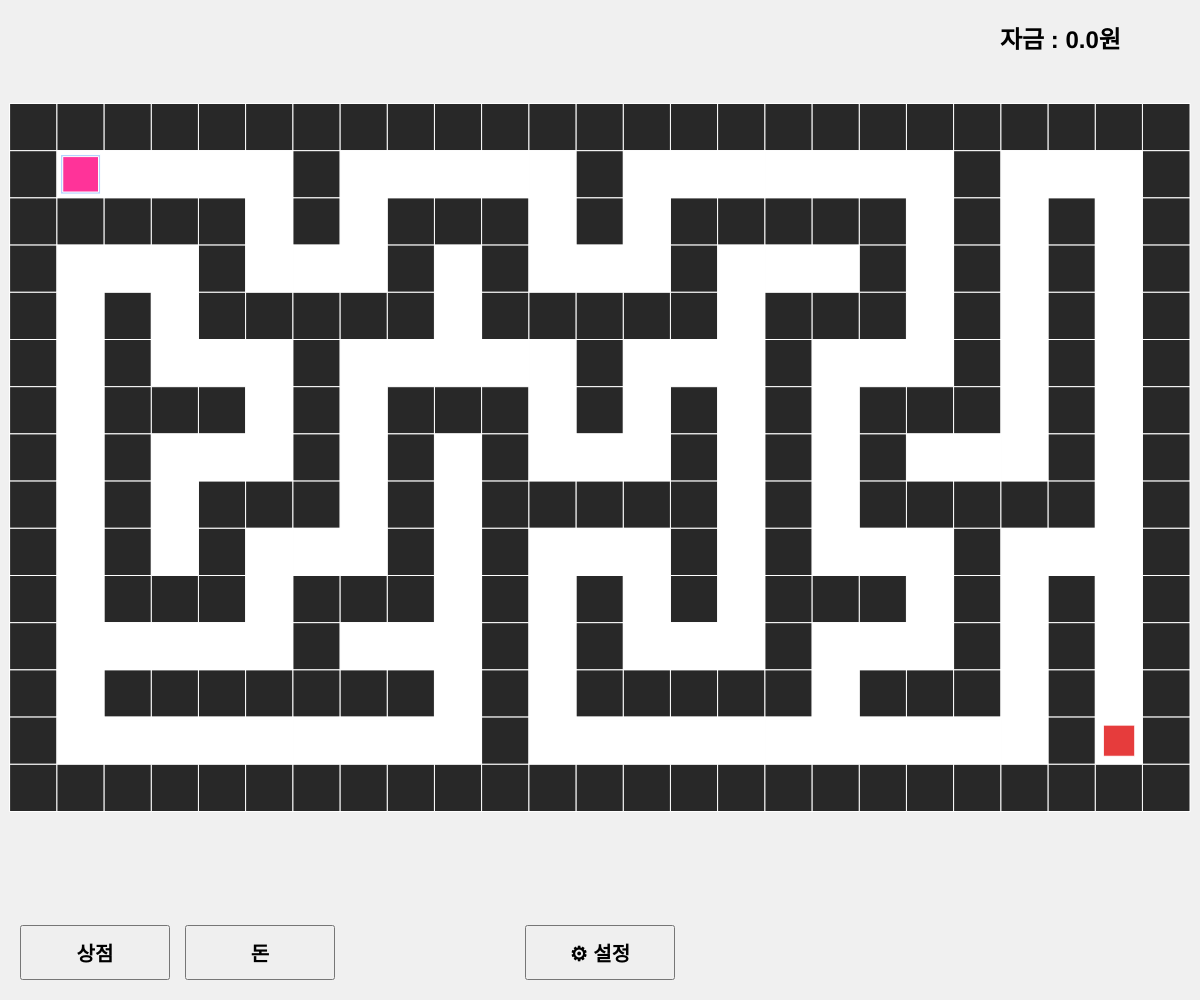
Frame 1 (no input)
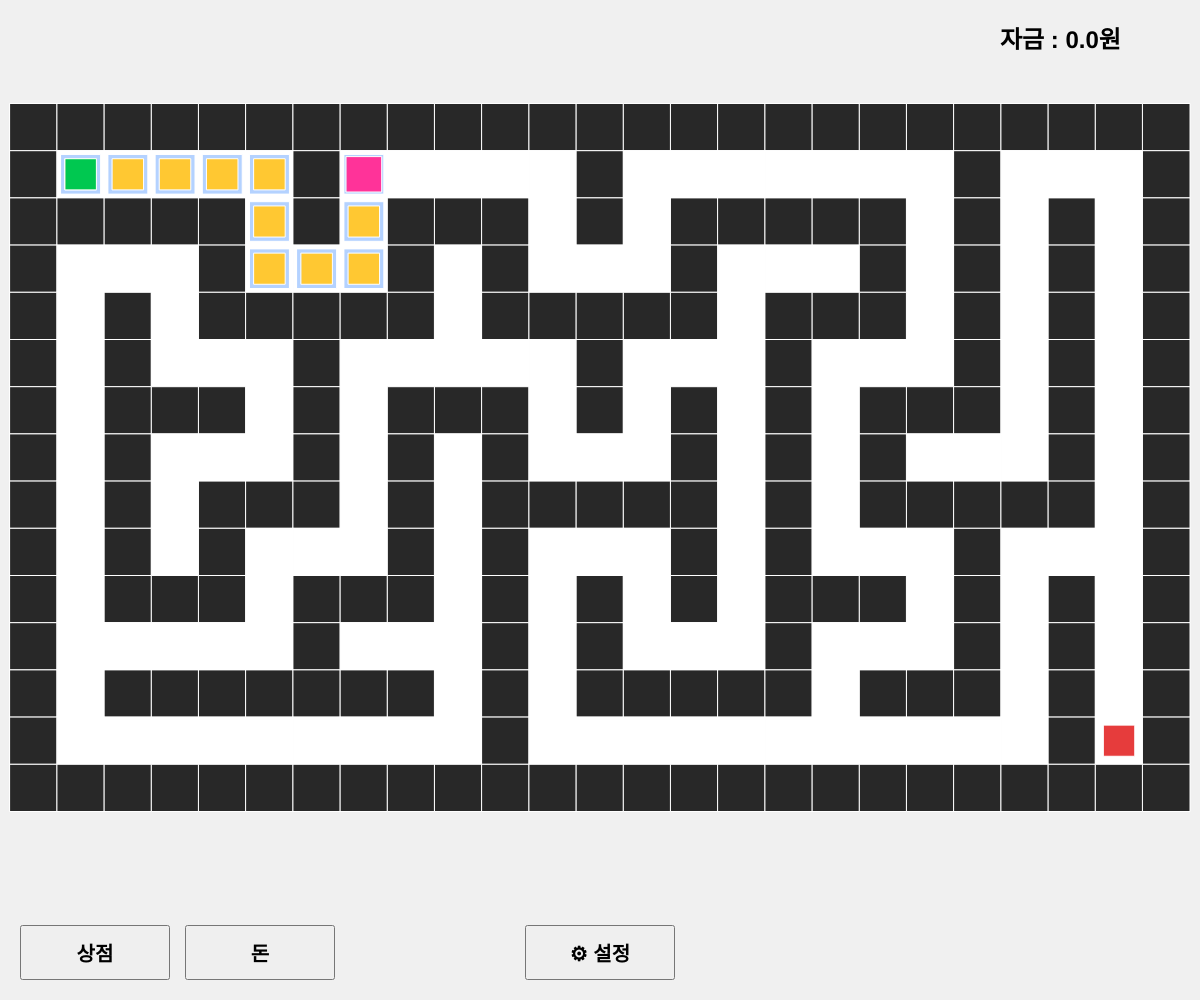
Frame 60 (no input)
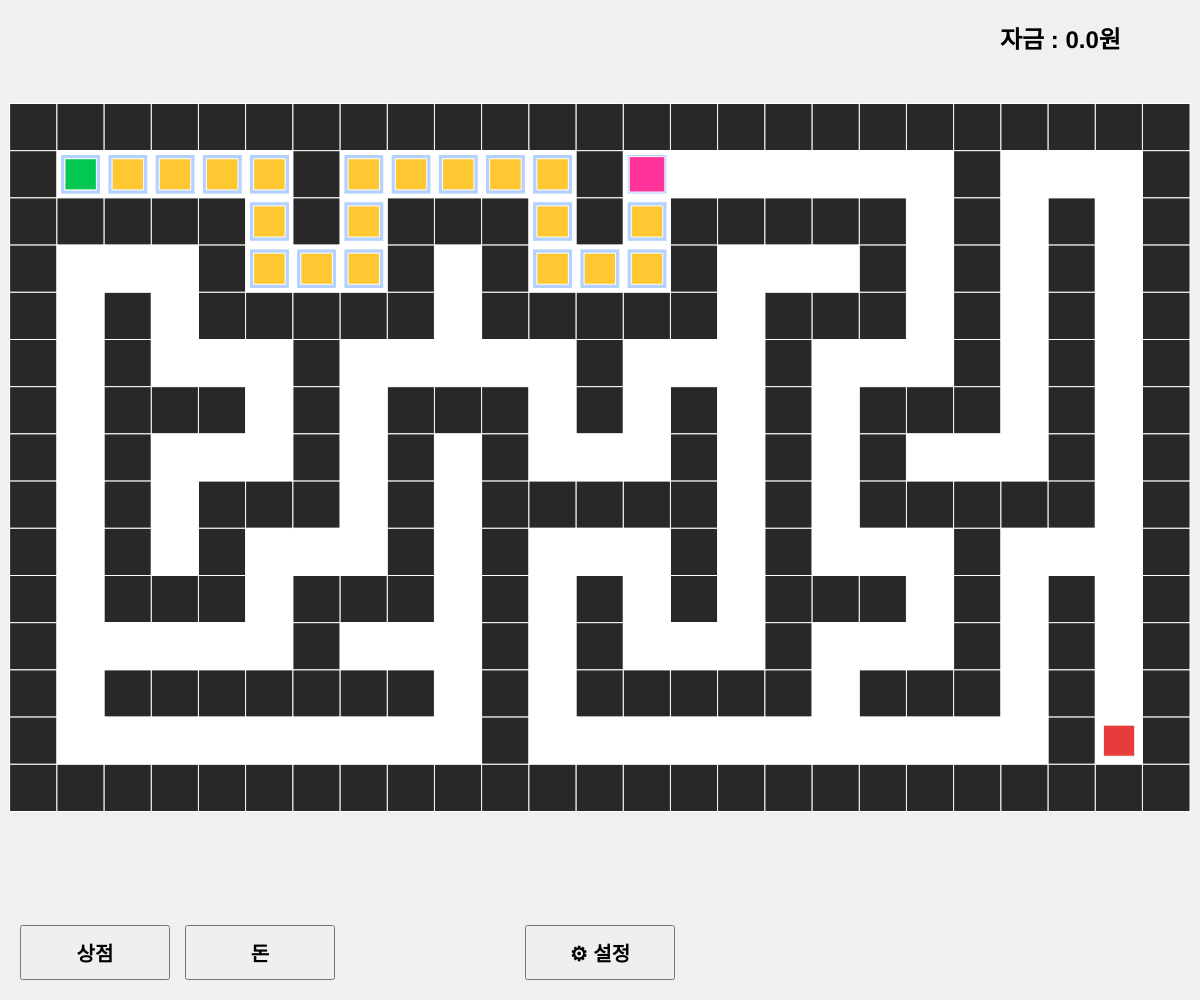
Frame 120 (the mouse pressed at the canvas centre since frame 60)

The p5.js sketch that drew these frames (run headless with seeded random() and noise() and a simulated clock; from frame 60 on, the mouse is pressed at the canvas centre):

// p5.js sketch
// ── sketch.js
const CELL_BASE = 24;

let CELL;
let mazeX = 0;
let mazeY = 0;

let btn;
let moneyBtn;
let imgBtn;

let wallColor;
let roadColor;
let vroadColor;
let pathColor;
let startColor;
let endColor;
let playerColor;
let shortestPathColor;

let rainbowMode;
let rainbowSlider;
let autoMode;

let shortestPathMode = null;
let shortestPathRow = null;
let shortestPathUnlocked = false;
let shortestPath = [];
let shortestPathIndex = 0;

let settingsPanel;
let settingsOpen = false;

let storePanel;
let storeOpen = false;

let money = 0;
let money_level = 1;
let moneyText;

let givemoney = 1;
let c_speed = 5;

let errorMessage = "";
let errorTime = 0;

let mode = "auto";

let directions = [
  [2, 0],
  [-2, 0],
  [0, 2],
  [0, -2]
];

let storeItems = [
  { name: "이동 속도", price: 50, type: 1 },
  { name: "보상 증가", price: 100, type: 2 },
  { name: "돈 버튼 강화", price: 200, type: 3 },
  { name: "최단거리 모드", price: 500, type: 4 }
];

let w = 25;
let h = 15;

let mapData = [];
let visited = [];
let path = [];

let isFinished = false;

let start = { r: 1, c: 1 };
let goal = { r: h - 2, c: w - 2 };

let lastStepTime = 0;
let lastManualStepTime = 0;

let bfsAgents = [];
let bfsSplitFlash = [];


// ========================================
// SETUP
// ========================================

function setup() {
  let canvas = createCanvas(windowWidth, windowHeight);

  canvas.style("display", "block");
  canvas.style("position", "fixed");
  canvas.style("left", "0");
  canvas.style("top", "0");
  canvas.style("width", "100vw");
  canvas.style("height", "100vh");

  document.body.style.margin = "0";
  document.body.style.padding = "0";
  document.body.style.overflow = "hidden";

  createElement(
    "style",
    `
    input[type="color"] {
      width: 40px;
      height: 28px;
      padding: 2px;
      border: 1px solid #aaa;
      border-radius: 6px;
      cursor: pointer;
    }

    input[type="range"] {
      cursor: pointer;
    }

    button {
      cursor: pointer;
    }

    input[type="checkbox"] {
      cursor: pointer;
    }

    span {
      font-family: sans-serif;
    }
    `
  );


  // ========================================
  // 자금
  // ========================================

  moneyText = createElement(
    "span",
    `자금 : ${money.toFixed(1)}원`
  );

  moneyText.style("font-size", "18px");
  moneyText.style("font-weight", "bold");
  moneyText.style("user-select", "none");


  // ========================================
  // 상점 버튼
  // ========================================

  btn = createButton("상점");

  btn.mousePressed(toggleStore);


  // ========================================
  // 돈 버튼
  // ========================================

  moneyBtn = createButton("돈");

  moneyBtn.mousePressed(() => {
    money += 0.5 * givemoney;
  });


  // ========================================
  // 설정 버튼
  // ========================================

  imgBtn = createButton("⚙ 설정");

  imgBtn.mousePressed(toggleSettings);


  createSettings();
  createStore();

  calculateCellSize();
  positionUI();

  newMap();
}


// ========================================
// 화면 크기 변경
// ========================================

function windowResized() {
  resizeCanvas(windowWidth, windowHeight);

  calculateCellSize();
  positionUI();

  if (settingsPanel) {
    positionSettingsPanel();
  }

  if (storePanel) {
    positionStorePanel();
  }
}


// ========================================
// 미로 크기 계산
// ========================================

function calculateCellSize() {
  let bottomSpace = 85;

  let availableWidth = windowWidth - 20;

  let availableHeight =
    windowHeight - bottomSpace - 20;

  CELL = min(
    availableWidth / w,
    availableHeight / h
  );

  CELL = max(CELL, 10);

  let mazeWidth = CELL * w;
  let mazeHeight = CELL * h;

  mazeX =
    (windowWidth - mazeWidth) / 2;

  mazeY =
    (availableHeight - mazeHeight) / 2 + 10;
}


// ========================================
// UI 위치
// ========================================

function positionUI() {
  const margin = 20;
  const buttonW = 150;
  const buttonH = 55;
  const gap = 15;

  // 상점 버튼
  btn.position(
    margin,
    height - buttonH - margin
  );

  btn.size(
    buttonW,
    buttonH
  );

  btn.style("font-size", "20px");
  btn.style("font-weight", "bold");


  // 돈 버튼
  moneyBtn.position(
    margin + buttonW + gap,
    height - buttonH - margin
  );

  moneyBtn.size(
    buttonW,
    buttonH
  );

  moneyBtn.style("font-size", "20px");
  moneyBtn.style("font-weight", "bold");


  // 설정 버튼
  imgBtn.position(
    width / 2 - buttonW / 2,
    height - buttonH - margin
  );

  imgBtn.size(
    buttonW,
    buttonH
  );

  imgBtn.style("font-size", "20px");
  imgBtn.style("font-weight", "bold");


  // 돈 표시
  moneyText.position(
    width - 200,
    20
  );

  moneyText.style(
    "font-size",
    "24px"
  );
}


// ========================================
// 설정창 생성
// ========================================

function createSettings() {
  settingsPanel = createDiv();

  settingsPanel.size(
    340,
    500
  );

  settingsPanel.style(
    "background",
    "white"
  );

  settingsPanel.style(
    "border",
    "2px solid #333"
  );

  settingsPanel.style(
    "border-radius",
    "12px"
  );

  settingsPanel.style(
    "padding",
    "20px"
  );

  settingsPanel.style(
    "box-sizing",
    "border-box"
  );

  settingsPanel.style(
    "box-shadow",
    "0 4px 15px rgba(0, 0, 0, 0.3)"
  );

  settingsPanel.style(
    "overflow-y",
    "auto"
  );


  let title =
    createElement(
      "h3",
      "설정"
    );

  title.parent(
    settingsPanel
  );

  title.style(
    "margin",
    "0 0 20px 0"
  );

  title.style(
    "font-size",
    "24px"
  );


  // ========================================
  // 색상
  // ========================================

  wallColor =
    createColorRow(
      "벽 색",
      "#282828"
    ).color;

  roadColor =
    createColorRow(
      "길 색",
      "#ffffff"
    ).color;

  vroadColor =
    createColorRow(
      "방문 색",
      "#b4d2ff"
    ).color;

  pathColor =
    createColorRow(
      "경로 색",
      "#ffc832"
    ).color;

  playerColor =
    createColorRow(
      "플레이어 색",
      "#ff3399"
    ).color;

  startColor =
    createColorRow(
      "출발점 색",
      "#00c850"
    ).color;

  endColor =
    createColorRow(
      "도착점 색",
      "#e63c3c"
    ).color;


  // ========================================
  // 무지개 모드
  // ========================================

  let rainbowRow = createDiv();

  rainbowRow.parent(
    settingsPanel
  );

  rainbowRow.style(
    "display",
    "flex"
  );

  rainbowRow.style(
    "align-items",
    "center"
  );

  rainbowRow.style(
    "justify-content",
    "space-between"
  );

  rainbowRow.style(
    "width",
    "100%"
  );

  rainbowRow.style(
    "margin-top",
    "15px"
  );

  rainbowRow.style(
    "padding-top",
    "10px"
  );

  rainbowRow.style(
    "border-top",
    "1px solid #ddd"
  );

  rainbowRow.style(
    "margin-bottom",
    "10px"
  );


  let rainbowText =
    createElement(
      "span",
      "무지개 모드"
    );

  rainbowText.parent(
    rainbowRow
  );


  rainbowMode =
    createCheckbox(
      "",
      false
    );

  rainbowMode.parent(
    rainbowRow
  );


  // ========================================
  // 무지개 속도
  // ========================================

  let rainbowSpeedRow =
    createDiv();

  rainbowSpeedRow.parent(
    settingsPanel
  );

  rainbowSpeedRow.style(
    "display",
    "flex"
  );

  rainbowSpeedRow.style(
    "align-items",
    "center"
  );

  rainbowSpeedRow.style(
    "justify-content",
    "space-between"
  );

  rainbowSpeedRow.style(
    "width",
    "100%"
  );

  rainbowSpeedRow.style(
    "margin-bottom",
    "15px"
  );


  let rainbowSpeedText =
    createElement(
      "span",
      "무지개 속도"
    );

  rainbowSpeedText.parent(
    rainbowSpeedRow
  );


  rainbowSlider =
    createSlider(
      0,
      100,
      50
    );

  rainbowSlider.parent(
    rainbowSpeedRow
  );

  rainbowSlider.size(120);


  // ========================================
  // 탐색 방식
  // ========================================

  let modeRow =
    createDiv();

  modeRow.parent(
    settingsPanel
  );

  modeRow.style(
    "margin-bottom",
    "15px"
  );


  let modeText =
    createElement(
      "span",
      "탐색 방식"
    );

  modeText.parent(
    modeRow
  );


  autoMode =
    createRadio();

  autoMode.parent(
    modeRow
  );

  autoMode.option(
    "auto",
    "자동 탐색"
  );

  autoMode.option(
    "manual",
    "수동 탐색"
  );

  autoMode.selected(
    "auto"
  );


  autoMode.changed(() => {
    mode =
      autoMode.value();

    lastStepTime =
      millis();

    lastManualStepTime =
      millis();
  });


  // ========================================
  // 닫기 버튼
  // ========================================

  let closeBtn =
    createButton("닫기");

  closeBtn.parent(
    settingsPanel
  );

  closeBtn.size(
    295,
    40
  );

  closeBtn.style(
    "font-size",
    "16px"
  );

  closeBtn.mousePressed(
    toggleSettings
  );


  positionSettingsPanel();

  settingsPanel.hide();
}


// ========================================
// 최단거리 설정 생성
// ========================================

function createShortestPathSetting() {
  if (shortestPathRow) {
    return;
  }


  shortestPathRow =
    createDiv();

  shortestPathRow.parent(
    settingsPanel
  );

  shortestPathRow.style(
    "display",
    "flex"
  );

  shortestPathRow.style(
    "align-items",
    "center"
  );

  shortestPathRow.style(
    "justify-content",
    "space-between"
  );

  shortestPathRow.style(
    "width",
    "100%"
  );

  shortestPathRow.style(
    "padding-top",
    "10px"
  );

  shortestPathRow.style(
    "border-top",
    "1px solid #ddd"
  );

  shortestPathRow.style(
    "margin-bottom",
    "15px"
  );


  let shortestPathText =
    createElement(
      "span",
      "최단거리 모드"
    );

  shortestPathText.parent(
    shortestPathRow
  );


  shortestPathMode =
    createCheckbox(
      "",
      false
    );

  shortestPathMode.parent(
    shortestPathRow
  );


  shortestPathMode.changed(() => {
    shortestPathIndex = 0;
    shortestPath = [];


    if (
      shortestPathMode.checked()
    ) {
      calculateShortestPath();


      if (
        mode === "auto"
      ) {
        initMaze();

        lastStepTime =
          millis();
      }
    } else {
      shortestPath = [];
      shortestPathIndex = 0;
    }
  });


  shortestPathColor =
    createColorRow(
      "최단거리 색",
      "#9b5de5"
    ).color;


  positionSettingsPanel();
}


// ========================================
// 색상 선택
// ========================================

function createColorRow(
  label,
  defaultColor
) {
  let row = createDiv();

  row.parent(
    settingsPanel
  );

  row.style(
    "display",
    "flex"
  );

  row.style(
    "align-items",
    "center"
  );

  row.style(
    "justify-content",
    "space-between"
  );

  row.style(
    "width",
    "100%"
  );

  row.style(
    "margin-bottom",
    "12px"
  );


  let t =
    createElement(
      "span",
      label
    );

  t.parent(row);

  t.style(
    "font-size",
    "16px"
  );


  let color =
    createColorPicker(
      defaultColor
    );

  color.parent(row);


  return {
    row: row,
    color: color
  };
}


// ========================================
// 설정창 위치
// ========================================

function positionSettingsPanel() {
  if (!settingsPanel) {
    return;
  }

  let panelWidth = 340;

  let panelHeight =
    shortestPathUnlocked
      ? 550
      : 500;

  panelHeight =
    min(
      panelHeight,
      windowHeight - 40
    );


  settingsPanel.size(
    panelWidth,
    panelHeight
  );


  settingsPanel.position(
    (windowWidth - panelWidth) / 2,
    (windowHeight - panelHeight) / 2
  );
}


// ========================================
// 설정 토글
// ========================================

function toggleSettings() {
  settingsOpen =
    !settingsOpen;


  if (settingsOpen) {
    storeOpen = false;

    storePanel.hide();

    positionSettingsPanel();

    settingsPanel.show();

  } else {
    settingsPanel.hide();
  }
}


// ========================================
// 상점
// ========================================

function createStore() {
  storePanel =
    createDiv();

  storePanel.size(
    500,
    380
  );

  storePanel.style(
    "background",
    "white"
  );

  storePanel.style(
    "border",
    "2px solid #333"
  );

  storePanel.style(
    "border-radius",
    "12px"
  );

  storePanel.style(
    "padding",
    "20px"
  );

  storePanel.style(
    "box-sizing",
    "border-box"
  );

  storePanel.style(
    "box-shadow",
    "0 4px 15px rgba(0, 0, 0, 0.3)"
  );

  storePanel.style(
    "overflow-y",
    "auto"
  );


  let title =
    createElement(
      "h3",
      "상점"
    );

  title.parent(
    storePanel
  );

  title.style(
    "margin",
    "0 0 20px 0"
  );

  title.style(
    "font-size",
    "24px"
  );


  for (
    let item of storeItems
  ) {
    let row =
      createDiv();

    row.parent(
      storePanel
    );

    row.style(
      "display",
      "flex"
    );

    row.style(
      "align-items",
      "center"
    );

    row.style(
      "justify-content",
      "space-between"
    );

    row.style(
      "width",
      "100%"
    );

    row.style(
      "margin-bottom",
      "15px"
    );


    let t =
      createElement(
        "span",
        `${item.name} - ${item.price}원`
      );

    t.parent(row);

    t.style(
      "font-size",
      "17px"
    );

    item.priceText = t;


    let buyBtn =
      createButton(
        "구매하기"
      );

    buyBtn.parent(row);

    buyBtn.size(
      100,
      38
    );

    buyBtn.style(
      "font-size",
      "15px"
    );

    buyBtn.mousePressed(
      () => buyItem(item)
    );
  }


  let closeBtn =
    createButton("닫기");

  closeBtn.parent(
    storePanel
  );

  closeBtn.size(
    455,
    40
  );

  closeBtn.style(
    "font-size",
    "16px"
  );

  closeBtn.mousePressed(
    toggleStore
  );


  positionStorePanel();

  storePanel.hide();
}


// ========================================
// 상점 위치
// ========================================

function positionStorePanel() {
  if (!storePanel) {
    return;
  }

  let panelWidth = 500;

  let panelHeight =
    min(
      380,
      windowHeight - 40
    );


  storePanel.size(
    panelWidth,
    panelHeight
  );

  storePanel.position(
    (windowWidth - panelWidth) / 2,
    (windowHeight - panelHeight) / 2
  );
}


// ========================================
// 아이템 구매
// ========================================

function buyItem(item) {
  if (
    item.type === 4 &&
    shortestPathUnlocked
  ) {
    errorMessage =
      "이미 구매한 아이템입니다!";

    errorTime =
      millis();

    return;
  }


  if (
    money < item.price
  ) {
    errorMessage =
      "돈이 부족합니다!";

    errorTime =
      millis();

    return;
  }


  money -= item.price;


  // ========================================
  // 이동 속도
  // ========================================

  if (
    item.type === 1
  ) {
    c_speed += 3;
    item.price += 50;
  }


  // ========================================
  // 보상 증가
  // ========================================

  else if (
    item.type === 2
  ) {
    money_level += 0.5;
    item.price *= 2;
  }


  // ========================================
  // 돈 버튼 강화
  // ========================================

  else if (
    item.type === 3
  ) {
    givemoney *= 1.5;
    item.price += 100;
  }


  // ========================================
  // 최단거리 모드
  // ========================================

  else if (
    item.type === 4
  ) {
    shortestPathUnlocked =
      true;


    item.priceText.html(
      `${item.name} - 구매 완료`
    );


    createShortestPathSetting();

    calculateShortestPath();
  }


  if (
    item.type !== 4
  ) {
    item.priceText.html(
      `${item.name} - ${item.price}원`
    );
  }
}


// ========================================
// 상점 토글
// ========================================

function toggleStore() {
  storeOpen =
    !storeOpen;


  if (storeOpen) {
    settingsOpen = false;

    settingsPanel.hide();

    positionStorePanel();

    storePanel.show();

  } else {
    storePanel.hide();
  }
}


// ========================================
// 미로 생성
// ========================================

function generateMaze(x, y) {
  let shuffledDirections =
    shuffle([
      ...directions
    ]);


  for (
    let direction of shuffledDirections
  ) {
    let nx =
      x + direction[0];

    let ny =
      y + direction[1];


    if (
      nx >= 1 &&
      nx < w - 1 &&
      ny >= 1 &&
      ny < h - 1 &&
      mapData[ny][nx] === 1
    ) {
      let wallX =
        x +
        direction[0] / 2;

      let wallY =
        y +
        direction[1] / 2;


      mapData[wallY][wallX] =
        0;

      mapData[ny][nx] =
        0;


      generateMaze(
        nx,
        ny
      );
    }
  }
}


// ========================================
// 새 미로
// ========================================

function newMap() {
  mapData = [];


  for (
    let r = 0;
    r < h;
    r++
  ) {
    mapData[r] = [];


    for (
      let c = 0;
      c < w;
      c++
    ) {
      mapData[r][c] = 1;
    }
  }


  mapData[start.r][start.c] =
    0;


  generateMaze(
    start.c,
    start.r
  );


  initMaze();


  lastStepTime =
    millis();

  lastManualStepTime =
    millis();


  shortestPath = [];

  shortestPathIndex = 0;


  if (
    shortestPathUnlocked &&
    shortestPathMode &&
    shortestPathMode.checked()
  ) {
    calculateShortestPath();
  }
}


// ========================================
// 미로 초기화
// ========================================

function initMaze() {
  isFinished = false;

  path = [];
  visited = [];


  for (
    let r = 0;
    r < h;
    r++
  ) {
    visited[r] = [];


    for (
      let c = 0;
      c < w;
      c++
    ) {
      visited[r][c] =
        false;
    }
  }


  path.push({
    r: start.r,
    c: start.c
  });


  visited[start.r][start.c] =
    true;


  bfsAgents = [
    {
      path: [
        { r: start.r, c: start.c }
      ]
    }
  ];

  bfsSplitFlash = [];
}


// ========================================
// BFS 최단거리 계산
// ========================================

function calculateShortestPath() {
  shortestPath = [];
  shortestPathIndex = 0;


  if (
    !mapData.length
  ) {
    return;
  }


  let queue = [];
  let visitedBFS = [];
  let parent = [];


  for (
    let r = 0;
    r < h;
    r++
  ) {
    visitedBFS[r] = [];
    parent[r] = [];


    for (
      let c = 0;
      c < w;
      c++
    ) {
      visitedBFS[r][c] =
        false;

      parent[r][c] =
        null;
    }
  }


  queue.push({
    r: start.r,
    c: start.c
  });


  visitedBFS[start.r][start.c] =
    true;


  let found = false;


  while (
    queue.length > 0
  ) {
    let current =
      queue.shift();


    if (
      current.r === goal.r &&
      current.c === goal.c
    ) {
      found = true;
      break;
    }


    let bfsDirections = [
      { r: 0, c: 1 },
      { r: 1, c: 0 },
      { r: 0, c: -1 },
      { r: -1, c: 0 }
    ];


    for (
      let d of bfsDirections
    ) {
      let nextR =
        current.r + d.r;

      let nextC =
        current.c + d.c;


      if (
        nextR >= 0 &&
        nextR < h &&
        nextC >= 0 &&
        nextC < w &&
        mapData[nextR][nextC] === 0 &&
        !visitedBFS[nextR][nextC]
      ) {
        visitedBFS[nextR][nextC] =
          true;


        parent[nextR][nextC] = {
          r: current.r,
          c: current.c
        };


        queue.push({
          r: nextR,
          c: nextC
        });
      }
    }
  }


  if (!found) {
    return;
  }


  let current = {
    r: goal.r,
    c: goal.c
  };


  while (
    current !== null
  ) {
    shortestPath.push({
      r: current.r,
      c: current.c
    });


    if (
      current.r === start.r &&
      current.c === start.c
    ) {
      break;
    }


    current =
      parent[
        current.r
      ][
        current.c
      ];
  }


  shortestPath.reverse();
}


// ========================================
// 무지개 색상
// ========================================

function getRainbowColor(
  offset
) {
  let rainbowSpeed =
    rainbowSlider.value();


  let hueVal =
    (
      frameCount *
      rainbowSpeed *
      0.024 +
      offset
    ) % 360;


  return color(
    hueVal,
    100,
    100
  );
}


// ========================================
// DRAW
// ========================================

function isBFSActive() {
  return (
    mode === "auto" &&
    shortestPathUnlocked &&
    shortestPathMode &&
    shortestPathMode.checked()
  );
}


function draw() {
  colorMode(
    RGB,
    255
  );

  background(240);


  // ========================================
  // 자금
  // ========================================

  moneyText.html(
    `자금 : ${money.toFixed(1)}원`
  );


  // ========================================
  // 자동 탐색
  // ========================================

  if (
    mode === "auto" &&
    !isFinished &&
    !settingsOpen &&
    !storeOpen &&
    c_speed > 0
  ) {
    let stepsPerSecond =
      map(
        c_speed,
        1,
        50,
        1,
        120
      );


    let stepInterval =
      1000 /
      stepsPerSecond;


    if (
      millis() -
      lastStepTime >=
      stepInterval
    ) {
      if (
        shortestPathUnlocked &&
        shortestPathMode &&
        shortestPathMode.checked()
      ) {
        bfsStep();
      } else {
        dfsStep();
      }


      lastStepTime =
        millis();
    }
  }


  // ========================================
  // 수동 탐색
  // ========================================

  if (
    mode === "manual" &&
    !isFinished &&
    !settingsOpen &&
    !storeOpen
  ) {
    let stepsPerSecond =
      map(
        c_speed,
        1,
        50,
        1,
        120
      );


    let stepInterval =
      1000 /
      stepsPerSecond;


    if (
      millis() -
      lastManualStepTime >=
      stepInterval
    ) {
      let dr = 0;
      let dc = 0;


      if (
        keyIsDown(UP_ARROW) ||
        keyIsDown(87)
      ) {
        dr = -1;

      } else if (
        keyIsDown(DOWN_ARROW) ||
        keyIsDown(83)
      ) {
        dr = 1;

      } else if (
        keyIsDown(LEFT_ARROW) ||
        keyIsDown(65)
      ) {
        dc = -1;

      } else if (
        keyIsDown(RIGHT_ARROW) ||
        keyIsDown(68)
      ) {
        dc = 1;
      }


      if (
        dr !== 0 ||
        dc !== 0
      ) {
        manualMove(
          dr,
          dc
        );
      }
    }
  }


  // ========================================
  // 미로
  // ========================================

  push();

  colorMode(
    HSB,
    360,
    100,
    100,
    255
  );


  for (
    let r = 0;
    r < h;
    r++
  ) {
    for (
      let c = 0;
      c < w;
      c++
    ) {
      let x =
        mazeX +
        c * CELL;

      let y =
        mazeY +
        r * CELL;


      // 벽 / 길

      if (
        mapData[r][c] === 1
      ) {
        fill(
          rainbowMode.checked()
            ? getRainbowColor(0)
            : wallColor.value()
        );

      } else {
        fill(
          rainbowMode.checked()
            ? getRainbowColor(180)
            : roadColor.value()
        );
      }


      stroke(180);


      rect(
        x,
        y,
        CELL,
        CELL
      );


      // 방문

      if (
        visited[r][c]
      ) {
        fill(
          rainbowMode.checked()
            ? getRainbowColor(60)
            : vroadColor.value()
        );


        rect(
          x + CELL * 0.08,
          y + CELL * 0.08,
          CELL * 0.84,
          CELL * 0.84
        );
      }
    }
  }


  // ========================================
  // 최단거리
  // ========================================

  if (
    shortestPathUnlocked &&
    shortestPathMode &&
    shortestPathMode.checked() &&
    !isBFSActive()
  ) {
    drawShortestPath();
  }


  // ========================================
  // 지나온 경로
  // ========================================

  if (
    !isBFSActive()
  ) {
    for (
      let i = 0;
      i < path.length - 1;
      i++
    ) {
      let p =
        path[i];


      fill(
        rainbowMode.checked()
          ? getRainbowColor(120)
          : pathColor.value()
      );


      rect(
        mazeX +
        p.c * CELL +
        CELL * 0.17,

        mazeY +
        p.r * CELL +
        CELL * 0.17,

        CELL * 0.66,

        CELL * 0.66
      );
    }
  }


  // ========================================
  // 출발점
  // ========================================

  fill(
    rainbowMode.checked()
      ? getRainbowColor(240)
      : startColor.value()
  );


  rect(
    mazeX +
    start.c * CELL +
    CELL * 0.17,

    mazeY +
    start.r * CELL +
    CELL * 0.17,

    CELL * 0.66,

    CELL * 0.66
  );


  // ========================================
  // 도착점
  // ========================================

  fill(
    rainbowMode.checked()
      ? getRainbowColor(300)
      : endColor.value()
  );


  rect(
    mazeX +
    goal.c * CELL +
    CELL * 0.17,

    mazeY +
    goal.r * CELL +
    CELL * 0.17,

    CELL * 0.66,

    CELL * 0.66
  );


  // ========================================
  // 플레이어
  // ========================================

  if (
    isBFSActive()
  ) {
    if (
      bfsAgents.length > 0
    ) {
      for (
        let agent of bfsAgents
      ) {
        let head =
          agent.path[
            agent.path.length - 1
          ];


        fill(
          rainbowMode.checked()
            ? getRainbowColor(150)
            : playerColor.value()
        );


        rect(
          mazeX +
          head.c * CELL +
          CELL * 0.125,

          mazeY +
          head.r * CELL +
          CELL * 0.125,

          CELL * 0.75,

          CELL * 0.75
        );
      }


      // ========================================
      // 갈림길 이펙트
      // ========================================

      for (
        let f of bfsSplitFlash
      ) {
        push();

        noFill();

        stroke(
          rainbowMode.checked()
            ? getRainbowColor(200)
            : playerColor.value()
        );

        strokeWeight(2);

        ellipse(
          mazeX +
          f.c * CELL +
          CELL / 2,

          mazeY +
          f.r * CELL +
          CELL / 2,

          CELL * 1.3,

          CELL * 1.3
        );

        pop();
      }
    }

  } else if (
    path.length > 0
  ) {
    let player =
      path[path.length - 1];


    fill(
      rainbowMode.checked()
        ? getRainbowColor(150)
        : playerColor.value()
    );


    rect(
      mazeX +
      player.c * CELL +
      CELL * 0.125,

      mazeY +
      player.r * CELL +
      CELL * 0.125,

      CELL * 0.75,

      CELL * 0.75
    );
  }


  pop();


  // ========================================
  // 오류 메시지
  // ========================================

  if (
    millis() -
    errorTime <
    1500
  ) {
    fill(
      230,
      60,
      60
    );

    textSize(16);

    text(
      errorMessage,
      10,
      windowHeight - 80
    );
  }
}


// ========================================
// 최단거리 그리기
// ========================================

function drawShortestPath() {
  if (
    shortestPath.length === 0
  ) {
    return;
  }


  fill(
    rainbowMode.checked()
      ? getRainbowColor(90)
      : shortestPathColor.value()
  );


  noStroke();


  for (
    let p of shortestPath
  ) {
    rect(
      mazeX +
      p.c * CELL +
      CELL * 0.29,

      mazeY +
      p.r * CELL +
      CELL * 0.29,

      CELL * 0.42,

      CELL * 0.42
    );
  }


  stroke(180);
}


// ========================================
// DFS 탐색
// ========================================

function dfsStep() {
  if (
    path.length === 0
  ) {
    isFinished = true;
    return;
  }


  let current =
    path[path.length - 1];


  // 도착

  if (
    current.r === goal.r &&
    current.c === goal.c
  ) {
    money +=
      10 * money_level;

    newMap();

    return;
  }


  let dirs =
    shuffle([
      { r: 0, c: 1 },
      { r: 1, c: 0 },
      { r: 0, c: -1 },
      { r: -1, c: 0 }
    ]);


  for (
    let d of dirs
  ) {
    let nextR =
      current.r + d.r;

    let nextC =
      current.c + d.c;


    if (
      nextR >= 0 &&
      nextR < h &&
      nextC >= 0 &&
      nextC < w &&
      mapData[nextR][nextC] === 0 &&
      !visited[nextR][nextC]
    ) {
      visited[nextR][nextC] =
        true;


      path.push({
        r: nextR,
        c: nextC
      });


      return;
    }
  }


  // 백트래킹

  path.pop();
}


// ========================================
// BFS 탐색
// ========================================

function bfsStep() {
  if (
    bfsAgents.length === 0
  ) {
    isFinished = true;
    return;
  }


  let newAgents = [];
  let newFlash = [];


  for (
    let agent of bfsAgents
  ) {
    let head =
      agent.path[
        agent.path.length - 1
      ];


    // 도착

    if (
      head.r === goal.r &&
      head.c === goal.c
    ) {
      money +=
        10 * money_level;

      newMap();

      return;
    }


    let dirs = [
      { r: 0, c: 1 },
      { r: 1, c: 0 },
      { r: 0, c: -1 },
      { r: -1, c: 0 }
    ];


    let moves = [];


    for (
      let d of dirs
    ) {
      let nextR =
        head.r + d.r;

      let nextC =
        head.c + d.c;


      if (
        nextR >= 0 &&
        nextR < h &&
        nextC >= 0 &&
        nextC < w &&
        mapData[nextR][nextC] === 0 &&
        !visited[nextR][nextC]
      ) {
        moves.push({
          r: nextR,
          c: nextC
        });
      }
    }


    // 갈림길: 이펙트 표시

    if (
      moves.length > 1
    ) {
      newFlash.push({
        r: head.r,
        c: head.c
      });
    }


    // 갈림길에서 노드 분기

    for (
      let m of moves
    ) {
      visited[m.r][m.c] =
        true;

      newAgents.push({
        path:
          agent.path.concat([
            m
          ])
      });
    }
  }


  bfsAgents =
    newAgents;

  bfsSplitFlash =
    newFlash;
}


// ========================================
// 수동 이동
// ========================================

function manualMove(
  dr,
  dc
) {
  if (
    path.length === 0
  ) {
    return;
  }


  let current =
    path[path.length - 1];


  let nextR =
    current.r + dr;

  let nextC =
    current.c + dc;


  if (
    nextR < 0 ||
    nextR >= h ||
    nextC < 0 ||
    nextC >= w
  ) {
    return;
  }


  if (
    mapData[nextR][nextC] === 1
  ) {
    return;
  }


  // 뒤로 이동

  if (
    path.length >= 2 &&
    path[path.length - 2].r === nextR &&
    path[path.length - 2].c === nextC
  ) {
    path.pop();

    lastManualStepTime =
      millis();

    return;
  }


  visited[nextR][nextC] =
    true;


  path.push({
    r: nextR,
    c: nextC
  });


  lastManualStepTime =
    millis();


  // 도착

  if (
    nextR === goal.r &&
    nextC === goal.c
  ) {
    money +=
      10 * money_level;

    newMap();
  }
}

// ── style.css
html, body {
  margin: 0;
  padding: 0;
}
canvas {
  display: block;
}

input[type="color"] {
  margin-left: 20px;
}

button {
  background-color: #e3e3e3;
}
